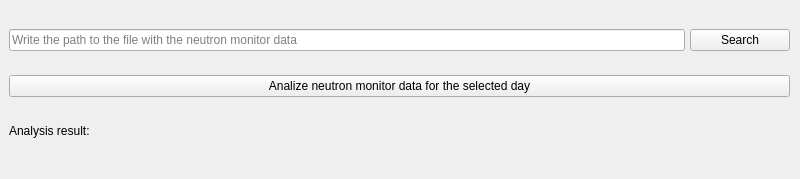
<?xml version="1.0" encoding="UTF-8"?>
<ui version="4.0">
 <class>NeutronMonitorDataAnalizer</class>
 <widget class="QWidget" name="NeutronMonitorDataAnalizer">
  <property name="geometry">
   <rect>
    <x>0</x>
    <y>0</y>
    <width>800</width>
    <height>179</height>
   </rect>
  </property>
  <property name="windowTitle">
   <string>NeutronMonitorDataAnalizer</string>
  </property>
  <widget class="QWidget" name="verticalLayoutWidget">
   <property name="geometry">
    <rect>
     <x>9</x>
     <y>10</y>
     <width>781</width>
     <height>151</height>
    </rect>
   </property>
   <layout class="QVBoxLayout" name="main_layout">
    <property name="spacing">
     <number>5</number>
    </property>
    <property name="sizeConstraint">
     <enum>QLayout::SetDefaultConstraint</enum>
    </property>
    <item>
     <layout class="QHBoxLayout" name="select_file_layout">
      <item>
       <widget class="QLineEdit" name="neutron_monitor_data_file_path_input">
        <property name="placeholderText">
         <string>Write the path to the file with the neutron monitor data</string>
        </property>
       </widget>
      </item>
      <item>
       <widget class="QPushButton" name="select_file_button">
        <property name="sizePolicy">
         <sizepolicy hsizetype="Preferred" vsizetype="Fixed">
          <horstretch>0</horstretch>
          <verstretch>0</verstretch>
         </sizepolicy>
        </property>
        <property name="minimumSize">
         <size>
          <width>100</width>
          <height>0</height>
         </size>
        </property>
        <property name="text">
         <string>Search</string>
        </property>
       </widget>
      </item>
     </layout>
    </item>
    <item>
     <widget class="QPushButton" name="analize_button">
      <property name="sizePolicy">
       <sizepolicy hsizetype="Expanding" vsizetype="Fixed">
        <horstretch>0</horstretch>
        <verstretch>0</verstretch>
       </sizepolicy>
      </property>
      <property name="text">
       <string>Analize neutron monitor data for the selected day</string>
      </property>
     </widget>
    </item>
    <item>
     <widget class="QLabel" name="analysis_result_label">
      <property name="sizePolicy">
       <sizepolicy hsizetype="Preferred" vsizetype="Preferred">
        <horstretch>0</horstretch>
        <verstretch>0</verstretch>
       </sizepolicy>
      </property>
      <property name="maximumSize">
       <size>
        <width>16777215</width>
        <height>20</height>
       </size>
      </property>
      <property name="text">
       <string>Analysis result: </string>
      </property>
     </widget>
    </item>
   </layout>
  </widget>
 </widget>
 <resources/>
 <connections/>
</ui>
